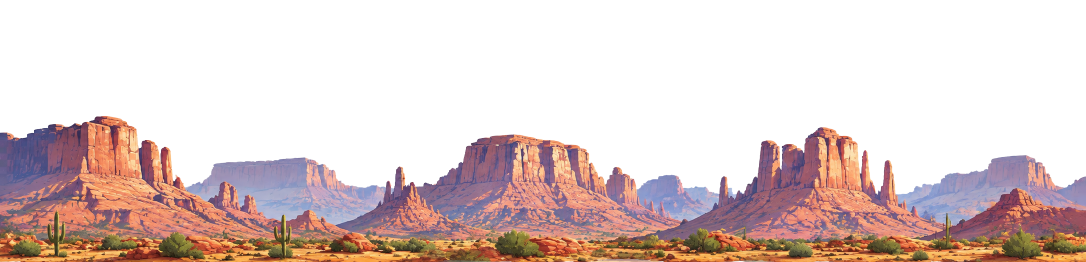
#> input picture scripts/backup_p1_v2133/p1_paisajedesierto1.png, 2172 x 524 px, found by its file name (shown at 1/2 size)
$ python pp_v211_assets.py
#> lines starting #> are read from the running program, lines starting #| are printed output that depends on the picture
#!/usr/bin/env python3
# -*- coding: utf-8 -*-
"""v2.111 · ASSETS DEL VAGÓN (Crazy Ping Pong — etapa ASALTO AL TREN).

1) Pre-cose las DOS panorámicas p1_paisajedesierto1/2.png en UNA única
   tira continua `p1_horizonte.png` (4344×524, RGBA con cielo transparente).
   En la costura del BUCLE (borde derecho de la 2ª -> borde izquierdo de la
   1ª) aplica un FUNDIDO de 200 px para que el horizonte no salte al
   repetirse la textura (medición: sin fundido la costura da dif=45).
2) Genera la TEXTURA DE ARENA sin costuras `arena.jpg` (1024×1024) para el
   suelo real del desierto: ruido FFT periódico + grano + ondulaciones +
   piedritas, color calibrado con el suelo pintado de la panorámica
   (RGB 165,112,65).
3) Copia la música de la escena `vagon.mp3` a los assets del campeonato.
"""
import os
import shutil
import numpy as np
from PIL import Image, ImageDraw

BASE = '/home/z/my-project/game/championships/oeste/assets'
PXDIR = os.path.join(BASE, 'parallax')
RNG = np.random.default_rng(21111)


def stitch_pano():
    p1 = Image.open(os.path.join(PXDIR, 'p1_paisajedesierto1.png')).convert('RGBA')
#> p1 is the input picture: PIL image 2172x524 RGBA; mean R, G, B, A 222.1, 203.8, 201.2, 98.6
    p2 = Image.open(os.path.join(PXDIR, 'p1_paisajedesierto2.png')).convert('RGBA')
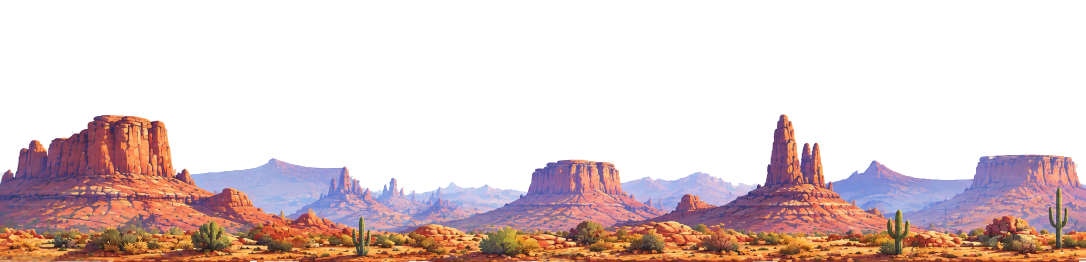
#> input picture scripts/backup_p1_v2133/p1_paisajedesierto2.png, 2172 x 524 px, found by its file name (shown at 1/2 size)
#> p2 is the input picture: PIL image 2172x524 RGBA; mean R, G, B, A 223.8, 205.7, 205.1, 93.7
    w, h = p1.size
#> w = 2172; h = 524
    a1 = np.array(p1, dtype=np.float32)
    a2 = np.array(p2, dtype=np.float32)
    B = 200  # ancho del fundido del bucle
    ramp = np.linspace(0.0, 1.0, B, dtype=np.float32)[None, :, None]
    tail = a2[:, -B:, :]
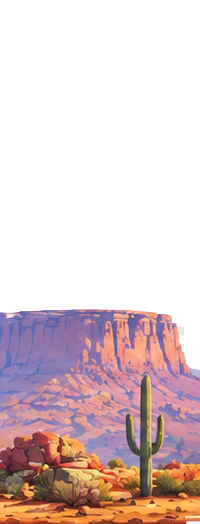
#> tail: shape (524, 200, 4) float32; mean R, G, B, A 222.8, 203.7, 204.8, 101; transparent parts drawn white
    head = a1[:, :B, :]
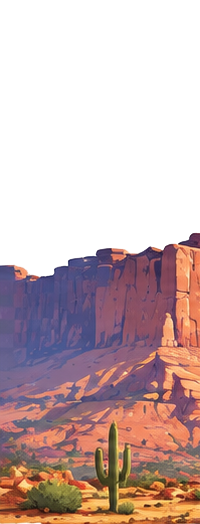
#> head: shape (524, 200, 4) float32; mean R, G, B, A 201.6, 178.4, 177.7, 130.5; transparent parts drawn white
    a2[:, -B:, :] = tail * (1.0 - ramp) + head * ramp
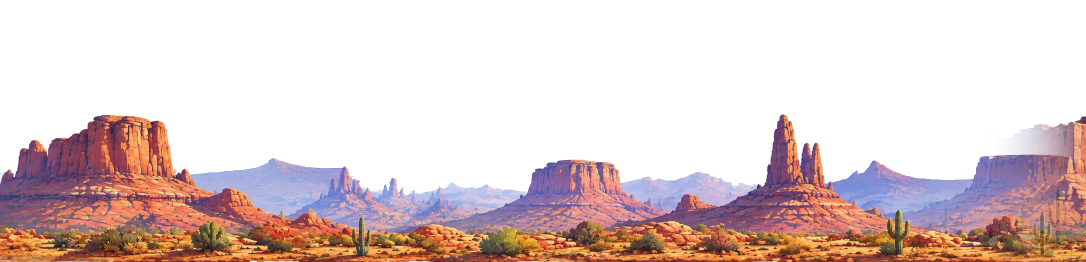
#> a2: shape (524, 2172, 4) float32 (shown at 1/2 size); mean R, G, B, A 223.5, 204.9, 204.2, 95.6; transparent parts drawn white
    canvas = np.concatenate([a1, a2], axis=1).clip(0, 255).astype(np.uint8)
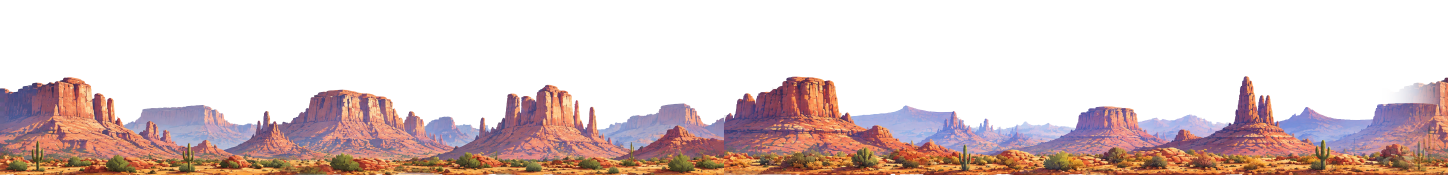
#> canvas: shape (524, 4344, 4) (shown at 1/3 size); mean R, G, B, A 222.5, 204.1, 202.4, 96.9; transparent parts drawn white
    out = Image.fromarray(canvas, 'RGBA')
    out.save(os.path.join(PXDIR, 'p1_horizonte.png'), optimize=True)
    print('p1_horizonte.png', out.size)
#| p1_horizonte.png (4344, 524)


def _periodic_noise(h, w, beta=1.25, seed_shift=0):
    """Ruido suave PERFECTAMENTE periódico vía FFT (espectro 1/f^beta)."""
    white = np.random.default_rng(9001 + seed_shift).standard_normal((h, w))
    spec = np.fft.rfft2(white)
    fy = np.fft.fftfreq(h)[:, None]
    fx = np.fft.rfftfreq(w)[None, :]
    f = np.sqrt(fy * fy + fx * fx) + 1e-6
    mask = 1.0 / np.power(f, beta)
    mask[0, 0] = 0.0
    n = np.fft.irfft2(spec * mask, s=(h, w))
    n -= n.mean()
    mx = np.abs(n).max() + 1e-6
    return n / mx


def make_sand():
    S = 1024
    base = np.array([168.0, 116.0, 70.0])
    img = np.zeros((S, S, 3), dtype=np.float32)
    for c in range(3):
        img[:, :, c] = base[c]

    # 1) ondulación amplia del terreno (±11) — dos escalas periódicas
    und = (_periodic_noise(S, S, 1.15, 1) * 8.0 +
           _periodic_noise(S, S, 2.1, 2) * 4.0)
    img += und[:, :, None]

    # 2) ondulaciones de viento (crestas suaves ±4), periódicas en ambos ejes
    yy, xx = np.mgrid[0:S, 0:S].astype(np.float32)
    rip = np.sin(2 * np.pi * (3 * xx / S) +
                 1.6 * np.sin(2 * np.pi * 2 * yy / S) +
                 2.4 * np.sin(2 * np.pi * 1 * yy / S))
    img += (rip * 3.5)[:, :, None]

    # 3) grano fino por píxel (±7) — aleatorio plano: ya es periódico al tile
    grain = RNG.uniform(-7, 7, (S, S, 1)).astype(np.float32)
    img += grain

    # 4) piedritas y motas con wrap (dibujo desplazado en 9 posiciones)
    cv = Image.fromarray(img.clip(0, 255).astype(np.uint8), 'RGB')
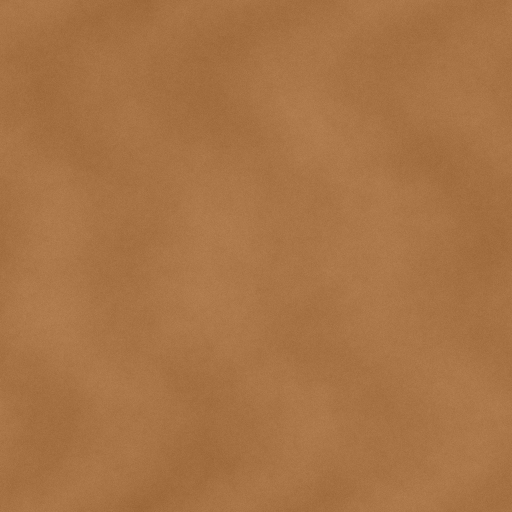
#> cv: PIL image 1024x1024 RGB (shown at 1/2 size); mean R, G, B 167.5, 115.5, 69.5
    d = ImageDraw.Draw(cv)
    for _ in range(300):
        x, y = int(RNG.integers(0, S)), int(RNG.integers(0, S))
        r = float(RNG.uniform(0.7, 2.6))
        dark = RNG.random() < 0.62
        g = int(RNG.uniform(14, 30))
        col = (int(base[0] - g), int(base[1] - g), int(base[2] - g * 0.8)) \
            if dark else (int(base[0] + g * 0.7), int(base[1] + g * 0.6),
                          int(base[2] + g * 0.4))
        for dx in (-S, 0, S):
            for dy in (-S, 0, S):
                d.ellipse([x + dx - r, y + dy - r, x + dx + r, y + dy + r],
                          fill=col)
    # ramitas secas finas
    for _ in range(90):
        x, y = int(RNG.integers(0, S)), int(RNG.integers(0, S))
        ln = float(RNG.uniform(4, 11))
        ang = float(RNG.uniform(0, np.pi))
        x2, y2 = x + ln * np.cos(ang), y + ln * np.sin(ang)
        col = (int(base[0] - 34), int(base[1] - 30), int(base[2] - 22))
        for dx in (-S, 0, S):
            for dy in (-S, 0, S):
                d.line([x + dx, y + dy, x2 + dx, y2 + dy],
                       fill=col, width=1)

    # 5) verificación de costuras (wrap) y guardado
    arr = np.array(cv, dtype=np.float32)
    dv = np.abs(arr[:, 0, :] - arr[:, -1, :]).mean()
#> dv = 4.66
    dh = np.abs(arr[0, :, :] - arr[-1, :, :]).mean()
#> dh = 4.43
    print(f'arena bordes: vert={dv:.1f} horiz={dh:.1f} (<=30 OK)')
#| arena bordes: vert=4.7 horiz=4.4 (<=30 OK)
    cv.save(os.path.join(PXDIR, 'arena.jpg'), quality=90)
    # vista previa 2x2 para inspección visual
    prev = Image.new('RGB', (S * 2, S * 2))
#> prev: PIL image 2048x2048 RGB; every value is 0
    for i in range(2):
        for j in range(2):
            prev.paste(cv, (i * S, j * S))
    prev.resize((768, 768)).save('/home/z/my-project/scripts/arena_preview.png')
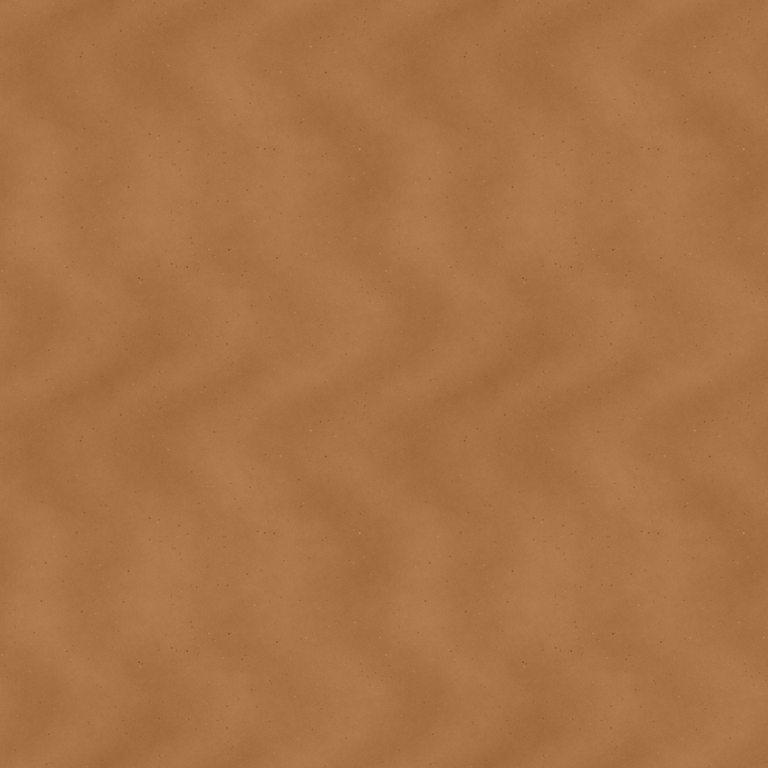
#> saved as arena_preview.png: PIL image 768x768 RGB; mean R, G, B 167.5, 115.5, 69.5
    print('arena.jpg OK')


def copy_music():
    src = '/home/z/my-project/upload/vagon.mp3'
    dst = os.path.join(BASE, 'vagon.mp3')
    shutil.copyfile(src, dst)
#> (the run stopped early here; a loop or call above may not have finished)
